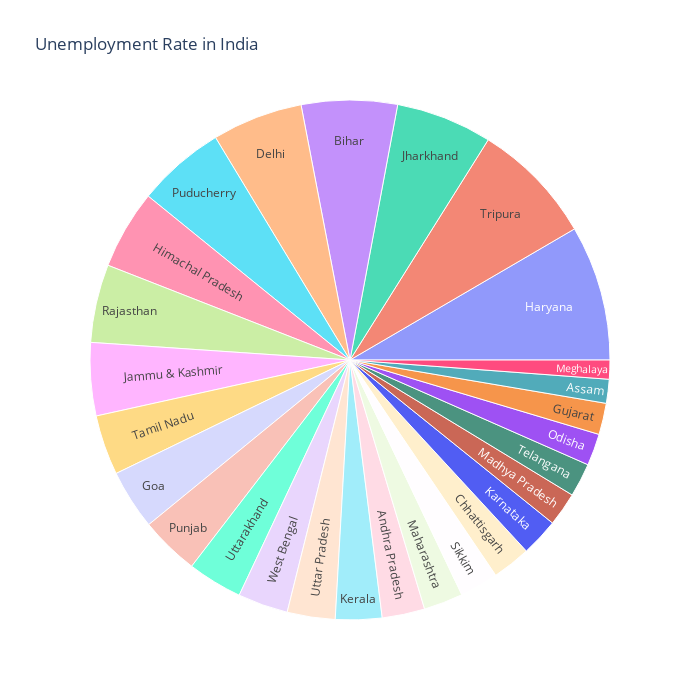

Here is the notebook cell this chart was saved with:
### Code cell
unemp = df[["Region",' Estimated Unemployment Rate (%)']]
figure = px.sunburst(unemploment, path=["Region"], 
                     values=' Estimated Unemployment Rate (%)',
                     width=700, height=700, color_continuous_scale="RdY1Gn", 
                     title="Unemployment Rate in India")
figure.show()

### Figure 1 — Plotly figure (JSON) as saved in the notebook; plotly's stock layout.template omitted (floating-point values rounded to 4 significant figures)
{"data": [{"branchvalues": "total", "domain": {"x": [0, 1], "y": [0, 1]}, "hovertemplate": "labels=%{label}<br> Estimated Unemployment Rate (%)=%{value}<br>parent=%{parent}<br>id=%{id}<extra></extra>", "ids": ["Andhra Pradesh", "Assam", "Bihar", "Chhattisgarh", "Delhi", "Goa", "Gujarat", "Haryana", "Himachal Pradesh", "Jammu & Kashmir", "Jharkhand", "Karnataka", "Kerala", "Madhya Pradesh", "Maharashtra", "Meghalaya", "Odisha", "Puducherry", "Punjab", "Rajasthan", "Sikkim", "Tamil Nadu", "Telangana", "Tripura", "Uttar Pradesh", "Uttarakhand", "West Bengal"], "labels": ["Andhra Pradesh", "Assam", "Bihar", "Chhattisgarh", "Delhi", "Goa", "Gujarat", "Haryana", "Himachal Pradesh", "Jammu & Kashmir", "Jharkhand", "Karnataka", "Kerala", "Madhya Pradesh", "Maharashtra", "Meghalaya", "Odisha", "Puducherry", "Punjab", "Rajasthan", "Sikkim", "Tamil Nadu", "Telangana", "Tripura", "Uttar Pradesh", "Uttarakhand", "West Bengal"], "name": "", "parents": ["", "", "", "", "", "", "", "", "", "", "", "", "", "", "", "", "", "", "", "", "", "", "", "", "", "", ""], "type": "sunburst", "values": [86.64, 48.56, 194.7, 78.19, 184.1, 121.7, 63.76, 274.8, 160.7, 148.3, 195.4, 76.68, 94.34, 68.54, 79.79, 38.66, 64.62, 179.4, 119.8, 158.7, 78.34, 121.9, 68.33, 250.6, 97.37, 111.6, 101.9]}], "layout": {"height": 700, "legend": {"tracegroupgap": 0}, "title": {"text": "Unemployment Rate in India"}, "width": 700}}
